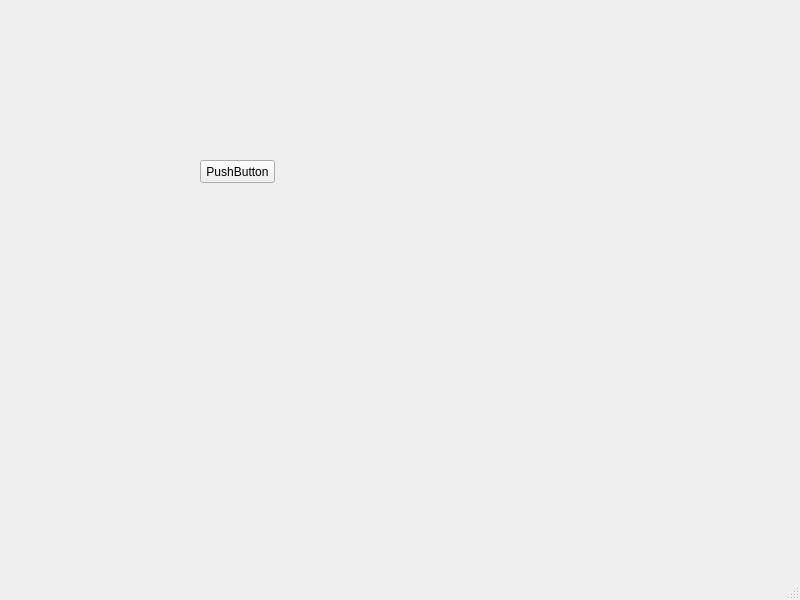
<?xml version="1.0" encoding="UTF-8"?>
<ui version="4.0">
 <class>MainWindow</class>
 <widget class="QMainWindow" name="MainWindow">
  <property name="geometry">
   <rect>
    <x>0</x>
    <y>0</y>
    <width>800</width>
    <height>600</height>
   </rect>
  </property>
  <property name="windowTitle">
   <string>MainWindow</string>
  </property>
  <widget class="QWidget" name="centralwidget">
   <widget class="QPushButton" name="pushButton">
    <property name="geometry">
     <rect>
      <x>200</x>
      <y>160</y>
      <width>75</width>
      <height>23</height>
     </rect>
    </property>
    <property name="text">
     <string>PushButton</string>
    </property>
   </widget>
  </widget>
  <widget class="QMenuBar" name="menubar">
   <property name="geometry">
    <rect>
     <x>0</x>
     <y>0</y>
     <width>800</width>
     <height>21</height>
    </rect>
   </property>
  </widget>
  <widget class="QStatusBar" name="statusbar"/>
 </widget>
 <resources/>
 <connections/>
</ui>
